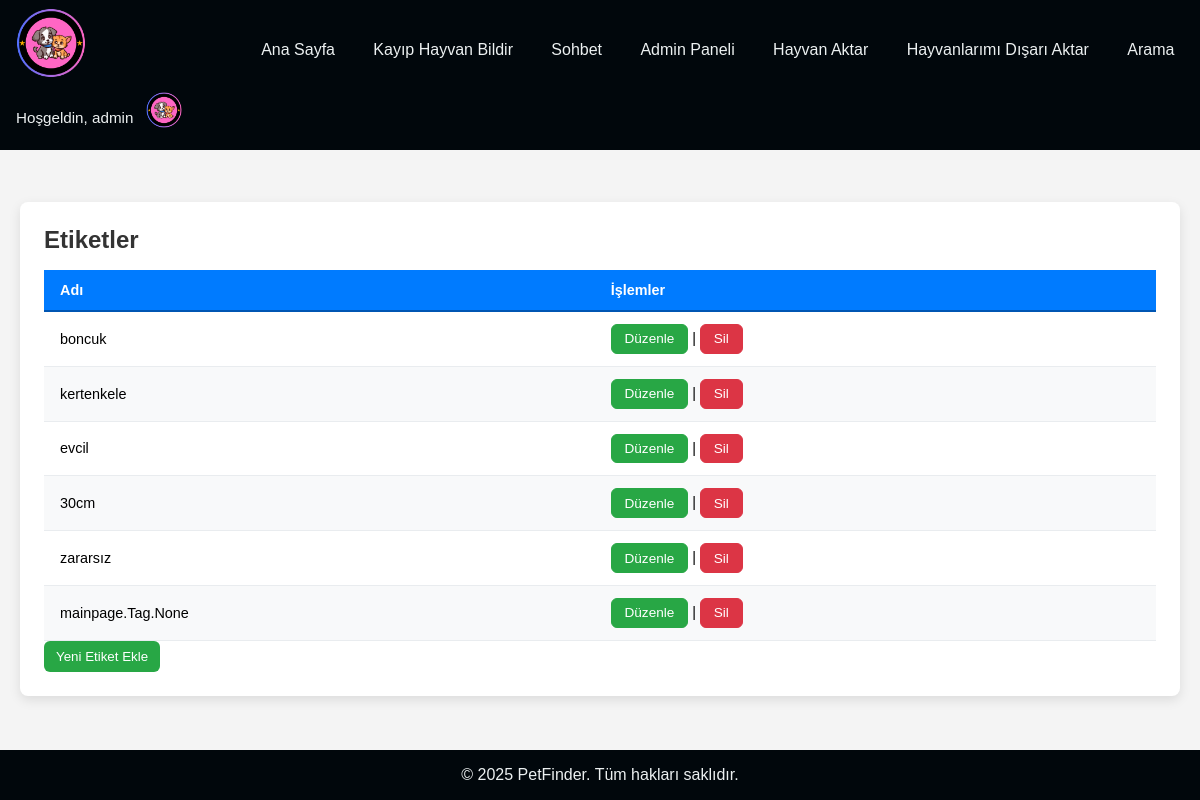
/mainpage/admin/tags/ (signed in), run on the app's committed database.
### accounts/models.py (models this page shows, shortened)
class UserProfile(models.Model):
    user = models.OneToOneField(User, on_delete=models.CASCADE, related_name='profile')
    profile_picture = models.ImageField(upload_to='profile_pics/', blank=True)
    contact_number = models.CharField(max_length=20, blank=True)

### mainpage/models.py (models this page shows, shortened)
class Tag(models.Model):  # Many-to-Many Relationship
  name = models.CharField(max_length=50, unique=True)

### mainpage/views.py (the view)
# urls.py: path('admin/tags/', views.admin_tag_list, name='admin_tag_list'),
@staff_member_required
def admin_tag_list(request):
    tags = Tag.objects.all()
    return render(request, 'admin/tag_list.html', {'tags': tags})

### mainpage/context_processors.py (called while the page is built)
def user_profile(request):
    if request.user.is_authenticated:
        try:
            profile = UserProfile.objects.get(user=request.user)
        except UserProfile.DoesNotExist:
            profile = None
    else:
        profile = None
    return {'user_profile': profile}

### mainpage/templates/admin/tag_list.html (shortened to what this page needs)
{% extends 'mainpage/base.html' %}
{% load static %}
{% block extra_css %}
    <link rel="stylesheet" href="{% static 'mainpage/admin_pet_list.css' %}">
{% endblock %}
{% block content %}
<main>
    <section>
        <div class="admin-pet-list-container">
        <h1>Etiketler</h1>
        <table id="tagTable">
            <thead>
                <tr>
                    <th>Adı</th>
                    <th>İşlemler</th>
                </tr>
            </thead>
            <tbody>
                {% for tag in tags %}
                    <tr data-tag-id="{{ tag.pk }}">
                        <td class="tag-name">{{ tag.name }}</td>
                        <td class="actions-cell">
                            <a href="#" class="bt green edit-tag">Düzenle</a> |
                            <a href="#" class="bt red delete-tag" data-url="{% url 'mainpage:admin_tag_delete' tag.pk %}">Sil</a>
                        </td>
                    </tr>
                {% empty %}
                    <tr><td colspan="2">Kayıtlı etiket bulunmuyor.</td></tr>
                {% endfor %}
            </tbody>
        </table>
        <div class="actions">
            <button id="addNewTagBtn" class="bt green edit-tag button add-new">Yeni Etiket Ekle</button>
        </div>
        </div>
    </section>
</main>
{% endblock %}

### mainpage/templates/mainpage/base.html (shortened to what this page needs)
{% load static %}
<!DOCTYPE html>
<html lang="en">
<head>
    <link rel="stylesheet" href="{% static 'mainpage/style.css' %}">
     {% block extra_css %}{% endblock %}
    <link href="https://cdn.jsdelivr.net/npm/select2@4.1.0-rc.0/dist/css/select2.min.css" rel="stylesheet" />
</head>
<body>
<nav class="navbar">
    <div class="navbar__logo">
      <a href="{% url 'mainpage:pet_list' %}">
        <img src="{% static 'mainpage/logo.png' %}" alt="PetFinder Logo">
      </a>
    </div>
    <div class="navbar__links">
      <a href="{% url 'mainpage:pet_list' %}">Ana Sayfa</a>
      <a href="{% url 'mainpage:pet_report' %}">Kayıp Hayvan Bildir</a>
      <a href="{% url 'mainpage:chat_list' %}">Sohbet</a>
      {% if user.is_staff %}
        <a href="{% url 'mainpage:admin_views' %}">Admin Paneli</a>
      {% endif %}
      <a href="{% url 'mainpage:import_pets' %}">Hayvan Aktar</a>
      <a href="{% url 'mainpage:export_pets' %}">Hayvanlarımı Dışarı Aktar</a>
      <a href="{% url 'mainpage:pet_search' %}">Arama</a>
    </div>
    <div class="navbar__user">
      {% if user.is_authenticated %}
        <span class="navbar__greeting">Hoşgeldin, {{ user.username }}</span>
        <div class="profile-dropdown">
          <div class="profile-toggle">
            {% if user_profile.profile_picture %}
              <img
                class="navbar__avatar"
                src="{{ user_profile.profile_picture.url }}"
                alt="Profil Resmi"
              >
            {% else %}
              <img
                class="navbar__avatar"
                src="{% static 'mainpage/default_profile.jpg' %}"
                alt="Profil Resmi"
              >
            {% endif %}
          </div>
        </div>
      {% else %}
      <div class="navbar__links">
        <a href="{% url 'accounts:login' %}">Giriş</a>
        <a href="{% url 'accounts:register' %}">Kayıt Ol</a>
      </div>
      {% endif %}
    </div>
  </nav>
   <div class="content">
    {% block content %}{% endblock %}
  </div>
  <footer class="footer">
    <div class="copyright">
      © 2025 PetFinder. Tüm hakları saklıdır.
    </div>
  </footer>
</body>
</html>

### mainpage/static/mainpage/style.css (style rules this page uses)
html, body { margin: 0; padding: 0; height: 100%; }
body { font-family: Arial, sans-serif; margin: 0; padding: 0; background-color: #f4f4f4; display: flex; flex-direction: column; }
.navbar { display: flex; justify-content: space-between; align-items: center; background-color: #01070c; padding: 0.5rem 1rem; flex-wrap: wrap; }
.navbar__logo img { height: 70px; }
.navbar__links { display: flex; gap: 1.2rem; }
.navbar__links a { color: #ecf0f1; text-decoration: none; font-weight: 500; padding: 0.4rem 0.6rem; border-radius: 4px; transition: background 0.2s; }
.navbar__user { display: flex; align-items: center; gap: 0.8rem; }
.navbar__greeting { color: #ecf0f1; font-size: 0.95rem; }
.navbar__avatar { width: 36px; height: 36px; border-radius: 50%; cursor: pointer; }
.profile-dropdown { position: relative; }
.content { flex: 1; padding: 20px; }
h1, h2, h3 { color: #222; }
img { max-width: 300px; margin-bottom: 10px; }
button, .bt { background-color: #333; color: #fff; padding: 8px 12px; border: none; border-radius: 6px; cursor: pointer; text-decoration: none; display: inline-block; transition: background 0.2s; }
.bt.green, .green { background-color: #28a745; }
.bt.red, .red { background-color: #dc3545; }
.footer { background: #01070c; color: #ecf0f1; text-align: center; padding: 1rem 0; }

### mainpage/static/mainpage/admin_pet_list.css (style rules this page uses)
.admin-pet-list-container { max-width: 1200px; margin: 2rem auto; background-color: #ffffff; padding: 1.5rem; border-radius: 8px; box-shadow: 0 4px 12px rgba(0,0,0,0.1); overflow-x: auto; }
.admin-pet-list-container h1, .admin-pet-list-container h3 { margin: 0 0 1rem; color: #333; }
.admin-pet-list-container table { width: 100%; border-collapse: separate; border-spacing: 0; font-size: 0.9rem; }
.admin-pet-list-container thead { background-color: #007bff; color: #fff; }
.admin-pet-list-container th { padding: 0.75rem 1rem; text-align: left; font-weight: 600; border-bottom: 2px solid #0056b3; }
.admin-pet-list-container td { padding: 0.75rem 1rem; border-bottom: 1px solid #e9ecef; vertical-align: middle; }
.admin-pet-list-container tbody tr:nth-child(even) { background-color: #f8f9fa; }
.admin-pet-list-container a.bt { padding: 0.4rem 0.8rem; font-size: 0.85rem; }
.admin-pet-list-container a.bt.green { background-color: #28a745; border: 1px solid #28a745; color: #fff; }
.admin-pet-list-container a.bt.red { background-color: #dc3545; border: 1px solid #dc3545; color: #fff; }

### data on the page
UserProfile: profile_picture (picture)
Tag: name "boncuk"
Tag: name "kertenkele"
Tag: name "evcil"
Tag: name "30cm"
Tag: name "zararsız"
Tag: name "mainpage.Tag.None"

### other printed values
{{ user.username }} "admin"
